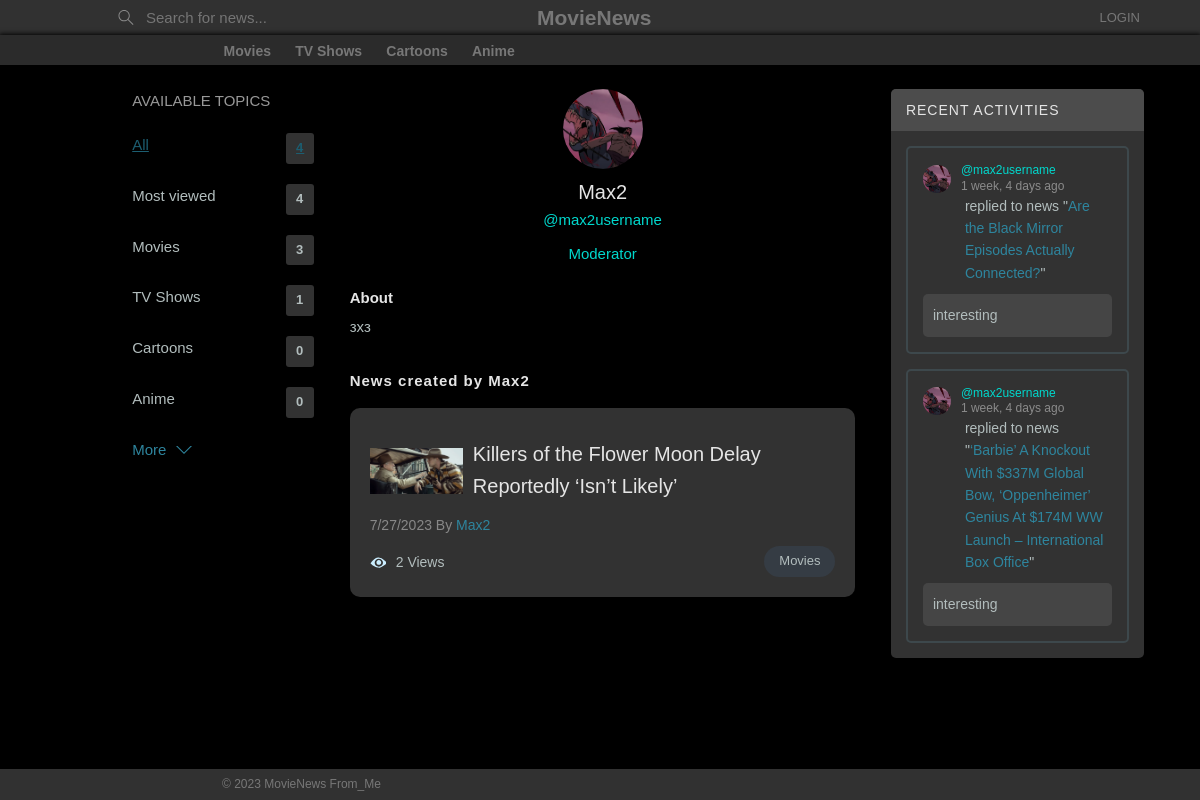
Page /profile/5/ on the earlier database version.
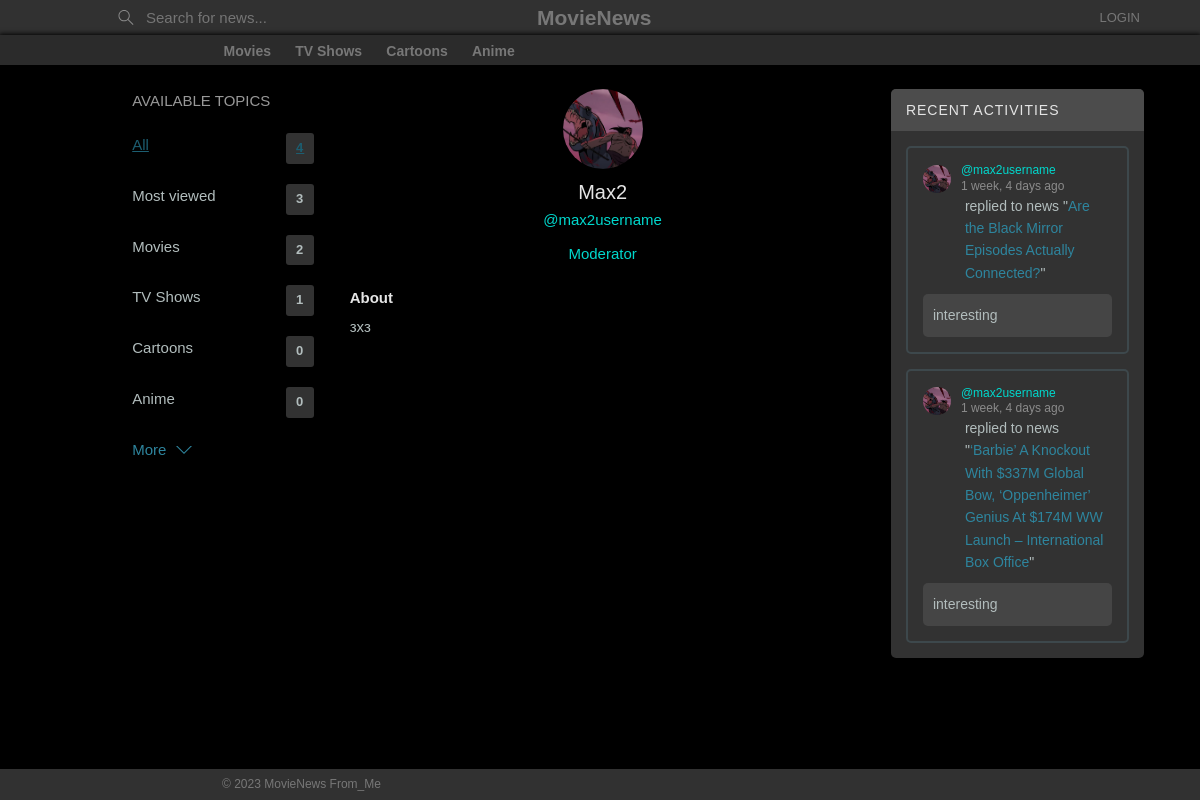
Same page on the later database version.
### base/models.py (models this page shows, shortened)
class Topic(models.Model):
    name = models.CharField(max_length=200)

class User(AbstractUser):
    name = models.CharField(max_length=200, null=True)
    email = models.EmailField(unique=True, null=True)
    bio = models.TextField(null=True)
    avatar = models.ImageField(null=True, default="avatar.svg", blank=True)
    moderator = models.BooleanField(default=False)
    USERNAME_FIELD = 'email'
    REQUIRED_FIELDS = []

class Room(models.Model):
    host = models.ForeignKey(User, on_delete=models.SET_NULL, null=True)
    topic = models.ForeignKey(Topic, on_delete=models.SET_NULL, null=True)
    name = models.CharField(max_length=200)
    description = models.TextField(null=True, blank=True)
    viewers = models.ManyToManyField(User, related_name='viewers', blank=True)
    updated = models.DateTimeField(auto_now=True)
    created = models.DateTimeField(auto_now_add=True) # never change
    photo = models.ImageField(null=True, blank=True)
    class Meta:
        ordering = ['-updated','-created']
    def __str__(self):
        return self.name

class Message(models.Model):
    user = models.ForeignKey(User, on_delete=models.CASCADE)
    room = models.ForeignKey(Room, on_delete=models.CASCADE)
    body = models.TextField()
    updated = models.DateTimeField(auto_now=True)
    created = models.DateTimeField(auto_now_add=True)
    class Meta:
        ordering = ['-updated','-created']

### base/views.py (the view)
# urls.py: path('profile/<str:pk>/', views.userProfile, name="user-profile"),
def userProfile(request, pk):
    user = User.objects.get(id=pk)
    rooms = user.room_set.all()
    room_messages = user.message_set.all()[0:3]
    topics = Topic.objects.all()
    rooms_all = Room.objects.all().count()
    check_is_superuser = user.is_superuser
    moderator = user.moderator
    context = {'user': user, 'check_is_superuser': check_is_superuser, 'moderator': moderator,  'rooms_all': rooms_all, 'rooms': rooms, 'room_messages': room_messages, 'topics': topics}
    return render(request, 'base/profile.html', context)

### base/templates/base/profile.html (shortened to what this page needs)
{% extends 'main.html' %}
{% block content %}
<main class="profile-page layout layout--3">
  <div class="container">
    {% include 'base/topics_component.html' %}
    <div class="roomList">
      <div class="profile">
        <div class="profile__avatar">
          <div class="avatar avatar--large">
            <img src="{{user.avatar.url}}" />
          </div>
        </div>
        <div class="profile__info">
          <h3>{{user.name}}</h3>
          {% if check_is_superuser %}
              <p style="color: rgb(215, 0, 0);">@{{user.username}}</p>
          {% elif user.moderator %}
              <p style="color: rgb(0, 216, 205);">@{{user.username}}</p>
          {% else %}
              <p>@{{user.username}}</p>
          {% endif %}
          {% if check_is_superuser %}
          <p style="color: rgb(215, 0, 0);">Administrator</p>
          {% elif user.moderator %}
          <p style="color: rgb(0, 216, 205);">Moderator</p>
          {% else %}
          <p>User</p>
          {% endif %}
        </div>
        <div class="profile__about">
          {% if check_is_superuser %}
          {% if request.user.is_superuser %}
          <a href="{% url 'all-users' %}" class="btn btn-primary">All Users</a>
          <a href="{% url 'all-moderators' %}" class="btn btn-primary">All Moderators</a>
          {% endif %}
          <h3>About</h3>
          <p>
            {{user.bio}}
          </p>
          <h3>Contact info</h3>
          <p>
            Telegram:<span class="highlight">https://t.me/max</span>
          </p>
          {% else  %}
          <h3>About</h3>
          <p>
            {{user.bio}}
          </p>
          {% endif %}
        </div>
      </div>
      <div class="roomList__header">
        <div>
          {% if check_is_superuser or moderator %}
            {% if rooms.exists %}
              <h2>News created by {{user.name}}</a>
              </h2>
            {% endif %}
          {% endif %}
        </div>
      </div>
      {% include 'base/feed_component.html' %}
    </div>
    {% include 'base/activity_component.html' %}
  </div>
</main>
{% endblock content %}

### templates/main.html (shortened to what this page needs)
<!DOCTYPE html>
{% load static %}
<html lang="en">
  <head>
    <link rel='stylesheet' type='text/css' media='screen' href="{% static 'styles/style.css' %}" />
  </head>
  <body>
    {% include 'navbar.html' %}
    {% block content %}
    {% endblock %}
    <footer class="b-footer">
        <div class="b-footer__inner b-wrapper clearfix b-topnav_wrapper_down shm">
            <div class="b-footer__right"> © 2023 MovieNews From_Me</div>
        </div>
    </footer>
  </body>
</html>

### templates/navbar.html (shortened to what this page needs)
{% load static %}
<header class="header header--loggedIn">
  <div class="container">
    <a href="{% url 'home' %}" class="header__logo">
      <h1>MovieNews</h1>
    </a>
    <form class="header__search" method="GET" action="{% url 'home' %}">
      <label>
        <input name="q" placeholder="Search for news..."/>
      </label>
    </form>
    <nav class="header__menu">
      {% if request.user.is_authenticated %}
      <div class="header__user">
        <a href="{% url 'user-profile' request.user.id %}">
          <!-- <div class="avatar avatar--medium active">
            <img src="https://randomuser.me/api/portraits/men/37.jpg" />
          </div> -->
          <p>Profile</p>
        </a>
        <button class="dropdown-button">
          <svg version="1.1" xmlns="http://www.w3.org/2000/svg" width="32" height="32" viewBox="0 0 32 32">
            <title>chevron-down</title>
            <path d="M16 21l-13-13h-3l16 16 16-16h-3l-13 13z"></path>
          </svg>
        </button>
      </div>
      {% else %}
      <a href="{% url 'login' %}">
        <p>Login</p>
      </a>
      {% endif %}
    </nav>
  </div>
  <div class="b-topnav_wrapper shm">
    <nav class="b-topnav b-wrapper">
      <ul class="b-topnav__list">
        {% for topic in topics|slice:":4"  %}
        <li>
          <a href="{% url 'home' %}?q={{topic.name}}" class="b-topnav__item-link {% if selected_topic == topic.name %}active{% endif %}">
            {{topic.name}}
          </a>
        </li>
        {% endfor %}
      </ul>
    </nav>
  </div>
</header>

### base/templates/base/topics_component.html
<div class="topics">
    <div class="topics__header">
      <h2>Available Topics</h2>
    </div>
    <ul class="topics__list">
      <li>
        <a href="{% url 'home' %}" class="{% if selected_topic is None %}active{% endif %}">
          All <span>{{topics.count}}</span>
        </a>
        <a href="{% url 'home' %}?q=Most viewed" class="{% if selected_topic == 'Most viewed' %}active{% endif %}">
          Most viewed <span>{{rooms_all}}</span>
        </a>
      </li>
      {% for topic in topics %}
      <li>
        <a href="{% url 'home' %}?q={{topic.name}}" class="{% if selected_topic == topic.name %}active{% endif %}">
          {{topic.name}} <span>{{topic.room_set.all.count}}</span>
        </a>
      </li>
      {% endfor %}
    </ul>
    <a class="btn btn--link" href="{% url 'topics' %}">
      More
      <svg version="1.1" xmlns="http://www.w3.org/2000/svg" width="32" height="32" viewBox="0 0 32 32">
        <title>chevron-down</title>
        <path d="M16 21l-13-13h-3l16 16 16-16h-3l-13 13z"></path>
      </svg>
    </a>
</div>

### base/templates/base/feed_component.html (shortened to what this page needs)
{% for room in rooms %}
<div class="roomListRoom">
    <div class="roomListRoom__content">
      {% if room.photo %}
      <img src="{{ room.photo.url }}" class="roomListRoom__photo">
      {% endif %}
      <a href="{% url 'room' room.id %}" class="roomListRoom__name">{{room.name}}</a>
    </div>
    <div class="roomListRoom__header">
      <div class="roomListRoom__actions">
        <span class="darkened-text">{{room.created|date:"n/j/Y"}} By <a href="{% url 'user-profile' room.host.id %}" class="roomListRoom__authorNews">{{room.host.name}}</a></span>
      </div>
    </div>
    <div class="roomListRoom__meta">
      <a href="{% url 'room' room.id %}" class="roomListRoom__joined">
        {{room.viewers.all.count}} Views
      </a>
      <p class="roomListRoom__topic">{{room.topic.name}}</p>
    </div>
</div>
{% endfor %}

### base/templates/base/activity_component.html (shortened to what this page needs)
<div class="activities">
    <div class="activities__header">
        <h2>Recent Activities</h2>
    </div>
    {% for message in room_messages %}
    <div class="activities__box">
        <div class="activities__boxHeader roomListRoom__header">
            <a href="{% url 'user-profile' message.user.id %}" class="roomListRoom__author">
                <div class="avatar avatar--small">
                    <img src="{{message.user.avatar.url}}" />
                </div>
                <p>
                    {% if message.user.is_superuser %}
                        <span style="color: rgb(215, 0, 0);">@{{message.user.username}}</span>
                    {% elif message.user.moderator %}
                        <span style="color: rgb(0, 216, 205);">@{{message.user.username}}</span>
                    {% else %}
                        @{{message.user.username}}
                    {% endif %}
                    <span>{{message.created|timesince}} ago</span>
                </p>
            </a>
        </div>
        <div class="activities__boxContent">
            <p>replied to news "<a href="{% url 'room' message.room.id %}">{{message.room}}</a>"</p>
            <div class="activities__boxRoomContent">
            {{message.body}}
            </div>
        </div>
    </div>
    {% endfor %}
</div>

### base/templates/base/profile.html (style rules this page uses)
body { background-color: rgb(0, 0, 0); }

Differences in the rows shown:
removed Room: photo (picture), name "Killers of the Flower Moon Delay Reportedly ‘Isn’t Likely’", created "7/27/2023", host.name "Max2", viewers.all.count "2", topic.name "Movies"
computed for Topic "Movies": room_set.all.count "3" → "2"
changed User "Max2": name "Max2" → (not shown)
Other differences:
{{ rooms_all }}: "4" → "3"
text no longer shown: "News created by"
